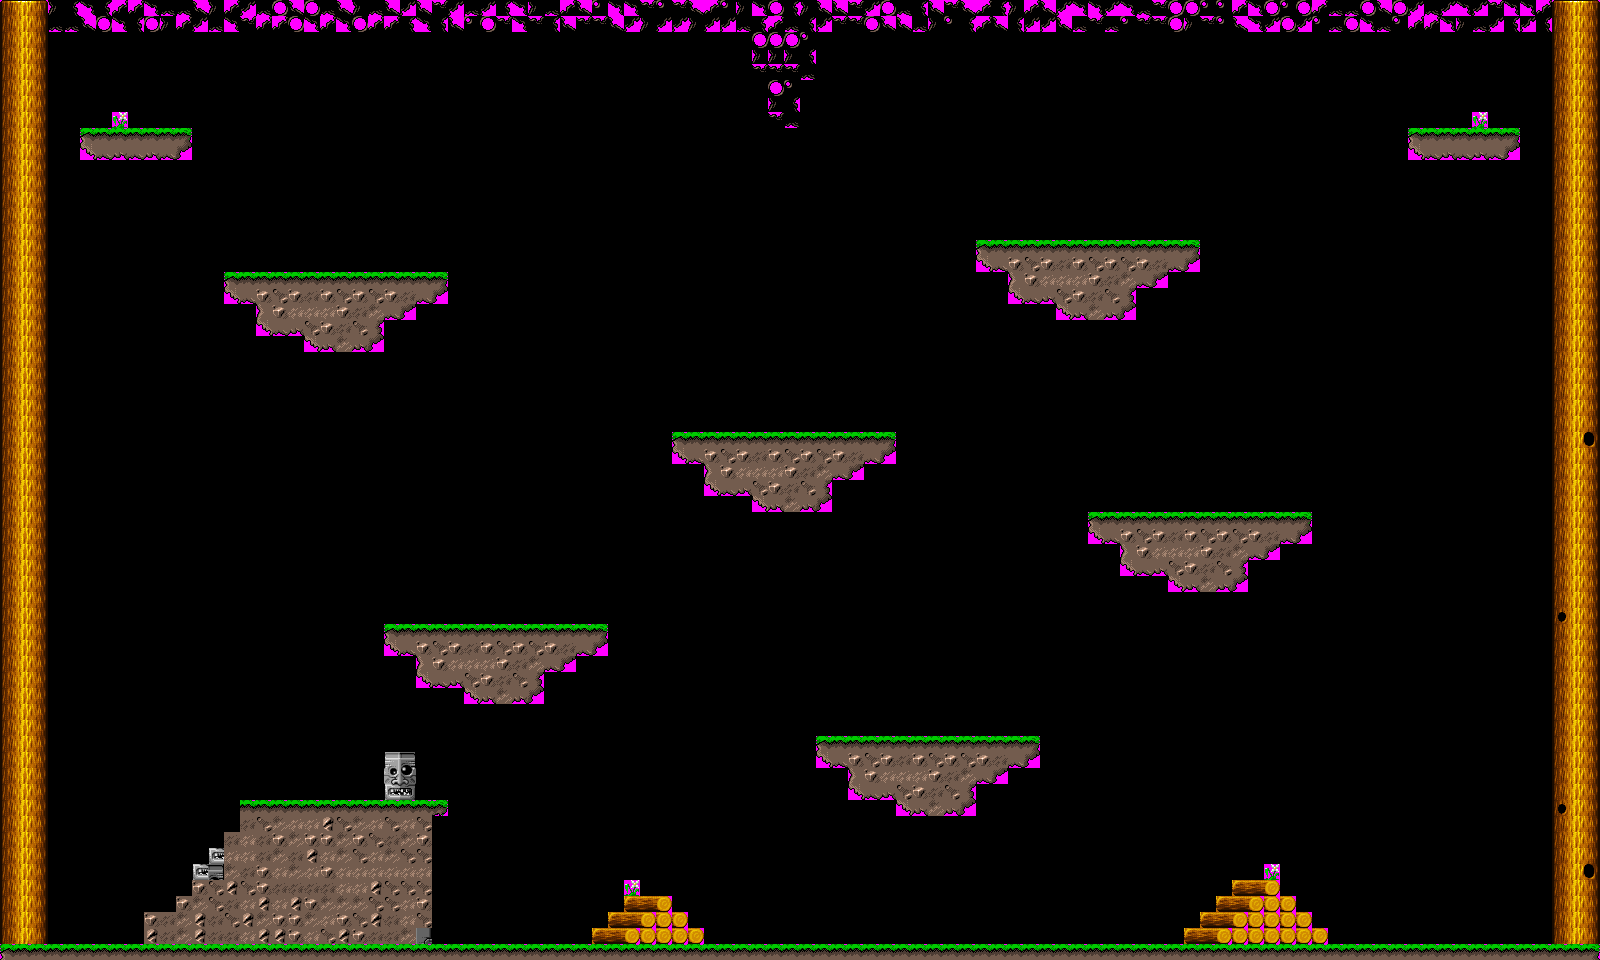

This is a level from a 2D game, rendered from its Tiled map with the project's own tilesets. A one-line summary and the map file follow, with tile-layer data summarised:
An orthogonal 100x60 tile map with 16x16 px tiles, 1 tile layer (Tile Layer 1) and 19 objects (sp1, sp2).

<map version="1.0" orientation="orthogonal" width="100" height="60" tilewidth="16" tileheight="16">
 <tileset firstgid="1" name="area02_level_tiles" tilewidth="16" tileheight="16">
  <image source="area02_level_tiles.png" trans="ff00ff" width="512" height="256" />
 </tileset>
 <layer name="Tile Layer 1" width="100" height="60">
  <data>[6000 cells, 1177 non-empty, 45 distinct tile ids]</data>
 </layer>
 <objectgroup name="box2d" width="100" height="60">
  <object x="1412" y="133" width="104" height="18" />
  <object x="83" y="134" width="105" height="19" />
  <object x="15" y="948" width="1574" height="7" />
  <object x="12" y="22" width="34" height="922" />
  <object x="1556" y="27" width="17" height="919" />
  <object x="44" y="14" width="1511" height="14" />
  <object x="594" y="945">
   <polygon points="0,0 46,-46 71,-47 111,-1" />
  </object>
  <object x="1189" y="944">
   <polygon points="0,0 55,-60 87,-61 132,-3" />
  </object>
  <object x="229" y="281">
   <polygon points="0,0 107,68 215,0" />
  </object>
  <object x="679" y="440">
   <polygon points="0,0 107,68 215,0" />
  </object>
  <object x="981" y="248">
   <polygon points="0,0 107,68 215,0" />
  </object>
  <object x="1092" y="520">
   <polygon points="0,0 107,68 215,0" />
  </object>
  <object x="820" y="744">
   <polygon points="0,0 107,68 215,0" />
  </object>
  <object x="388" y="635">
   <polygon points="0,0 107,68 215,0" />
  </object>
  <object x="148" y="944">
   <polygon points="0,0 -1,-25 29,-28 91,-108 96,-136 299,-137 281,-128 283,0" />
  </object>
  <object x="755" y="31" width="59" height="49" />
  <object x="769" y="81" width="30" height="48" />
 </objectgroup>
 <objectgroup name="spawn" width="100" height="60">
  <object name="sp1" x="317" y="197" width="40" height="36" />
  <object name="sp2" x="1076" y="173" width="40" height="36" />
 </objectgroup>
</map>